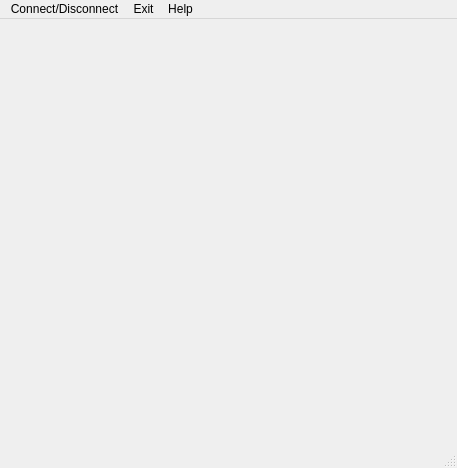
<?xml version="1.0" encoding="UTF-8"?>
<ui version="4.0">
 <class>MainWindow</class>
 <widget class="QMainWindow" name="MainWindow">
  <property name="geometry">
   <rect>
    <x>0</x>
    <y>0</y>
    <width>457</width>
    <height>468</height>
   </rect>
  </property>
  <property name="windowTitle">
   <string>RFID Reader</string>
  </property>
  <widget class="QWidget" name="centralWidget">
   <layout class="QVBoxLayout" name="verticalLayout"/>
  </widget>
  <widget class="QMenuBar" name="menuBar">
   <property name="geometry">
    <rect>
     <x>0</x>
     <y>0</y>
     <width>457</width>
     <height>26</height>
    </rect>
   </property>
   <widget class="QMenu" name="menuHelp">
    <property name="title">
     <string>Help</string>
    </property>
    <addaction name="actionAbout"/>
   </widget>
   <widget class="QMenu" name="menuExit">
    <property name="title">
     <string>Exit</string>
    </property>
   </widget>
   <widget class="QMenu" name="menuConnect_Device">
    <property name="title">
     <string>Connect/Disconnect</string>
    </property>
    <addaction name="actionConnect_Device"/>
    <addaction name="actionDisconnect_Device"/>
   </widget>
   <addaction name="menuConnect_Device"/>
   <addaction name="menuExit"/>
   <addaction name="menuHelp"/>
  </widget>
  <widget class="QStatusBar" name="statusBar"/>
  <action name="actionAbout">
   <property name="text">
    <string>&amp;About</string>
   </property>
   <property name="toolTip">
    <string>About program</string>
   </property>
  </action>
  <action name="actionConfigure">
   <property name="text">
    <string>&amp;Config</string>
   </property>
   <property name="toolTip">
    <string>Configure serial port</string>
   </property>
  </action>
  <action name="actionConnect_Device">
   <property name="text">
    <string>Connect</string>
   </property>
  </action>
  <action name="actionDisconnect_Device">
   <property name="text">
    <string>Disconnect</string>
   </property>
  </action>
 </widget>
 <layoutdefault spacing="6" margin="11"/>
 <resources/>
 <connections/>
</ui>
